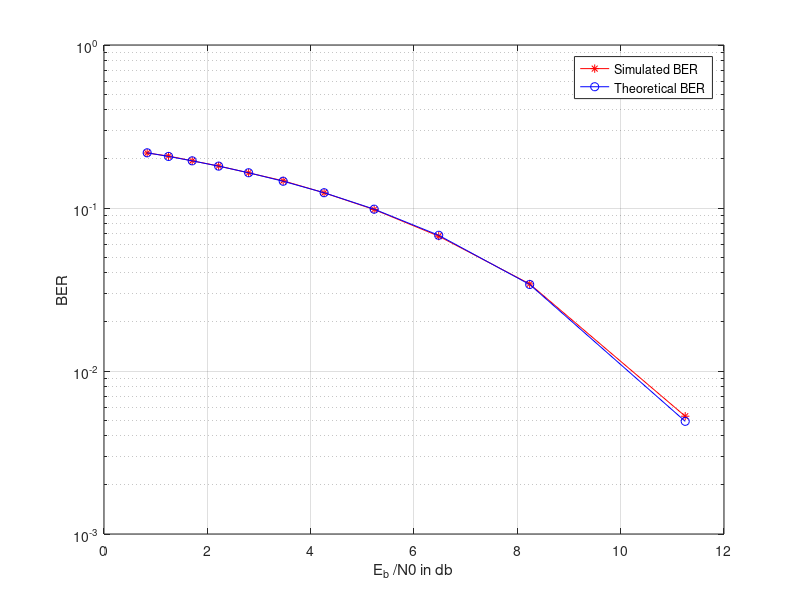

Source code (MATLAB):
clc
clear all
close all

N0_2= 1;
N0 = 2*N0_2;
Pr=N0*40000;
Rb = 3000:3000:35000;
Eb_vector= Pr./Rb; 
c = 1;
while c <=length(Eb_vector)
    
    Eb = Eb_vector(c); %Energy per bit.
    N = 1e5;
    info_bits = round(rand(1,N)); % Generates a vector of information bits
    tx_symbols = info_bits; % Map bits to tx. symbols 0 -> 0 , 1 -> 1.

    std_dev  = sqrt(N0_2);
    noise_samp = std_dev*randn(1,N);

    rx_symbols = sqrt(Eb)*tx_symbols + noise_samp; %Received samples at the output of mathced filter.

    rec_bits = double(rx_symbols > sqrt(Eb)/2); %Decision making

    Pb_sim(c) = sum(xor(info_bits,rec_bits))/N; %Compute the BER by simulation
    Pb_theo(c)= qfunc(sqrt(Eb)/(2*std_dev));
    c = c + 1;
end


Eb_N0_db = 10*log10(Eb_vector/N0);

semilogy(Eb_N0_db,Pb_sim,'r-*')
hold on
semilogy(Eb_N0_db,Pb_theo,'b-o')
grid on 
xlabel('E_b /N0 in db')
ylabel('BER')
legend('Simulated BER','Theoretical BER')
